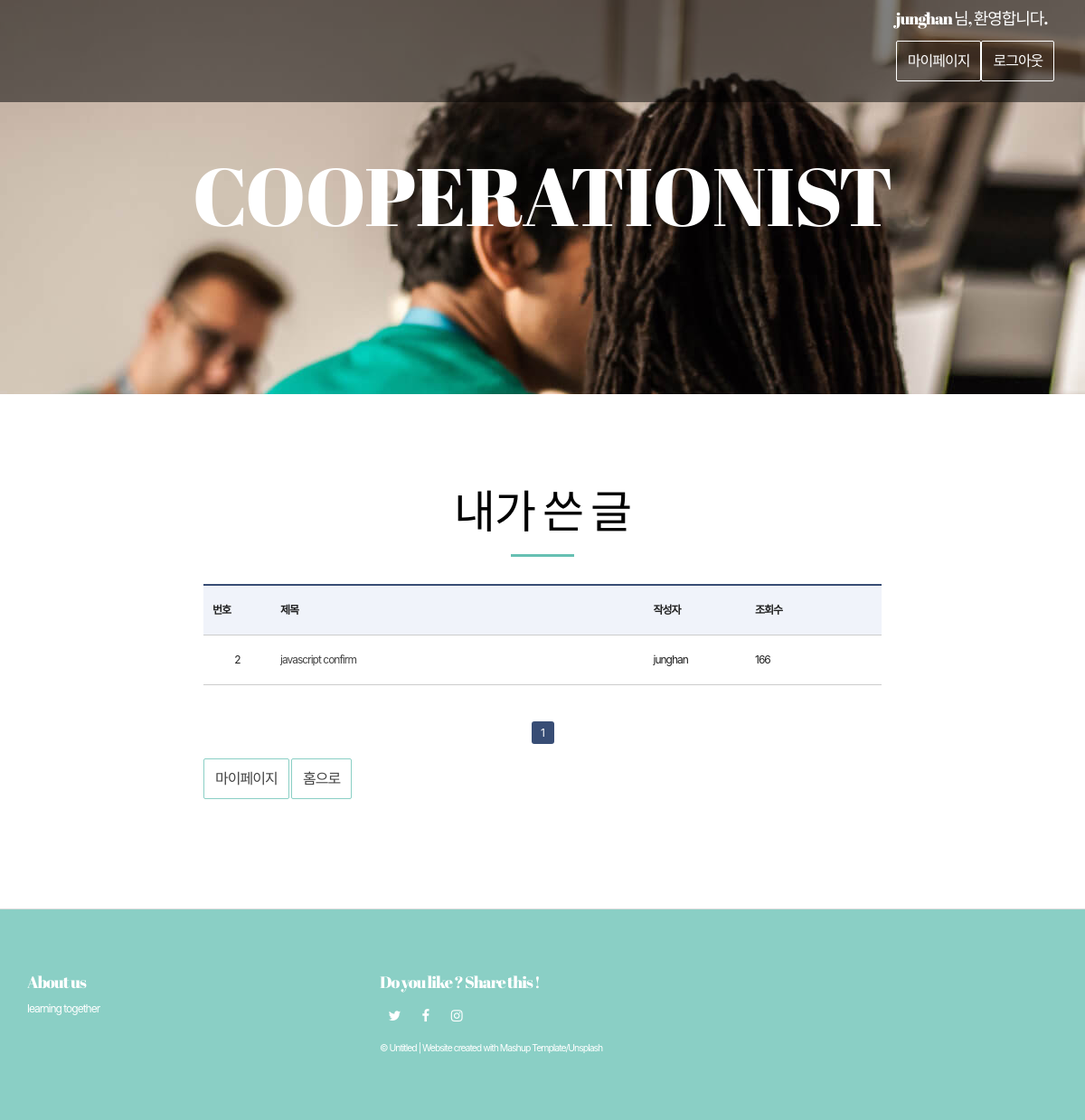
/myWriting/ (signed in), run on an earlier commit of the app's database.
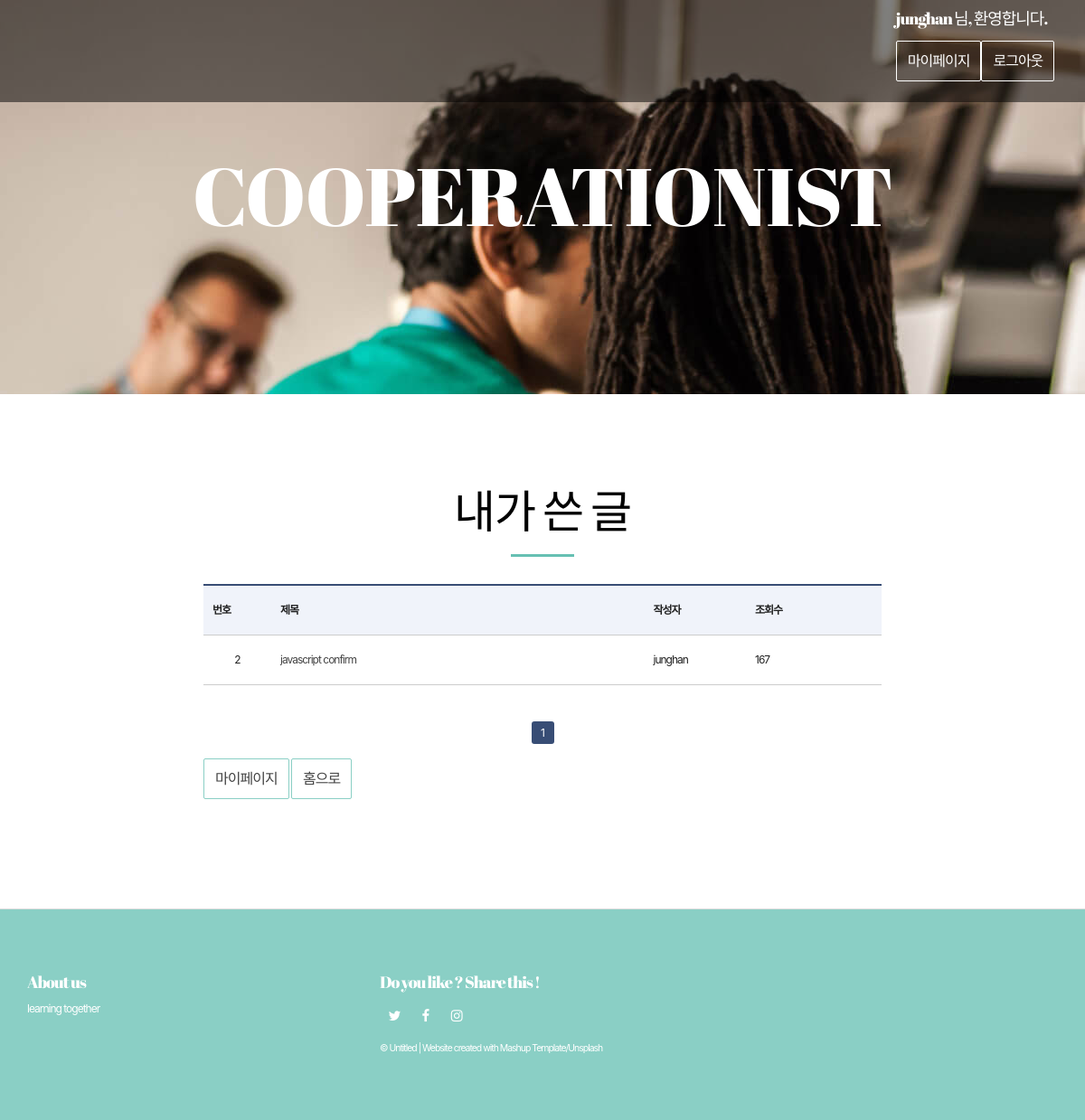
And on a later commit of the database.
### web01/models.py (models this page shows)
class Content(models.Model):
    objects = models.Manager()
    title = models.CharField(max_length=105)
    context = models.CharField(max_length=225)
    cnt = models.IntegerField(default=0)
    userId = models.ForeignKey(User, on_delete=models.CASCADE)

class User(models.Model):
    objects = models.Manager()
    user_id = models.CharField(max_length=50)
    password = models.CharField(max_length=50)

### web01/views.py (the view)
# urls.py: re_path(r'myWriting/$', views.myWriting, name="myWriting"),
def myWriting(request):
    user = request.session['user']
    user = User.objects.get(user_id=user)
    contents = Content.objects.all().filter(userId=user)
    page = request.GET.get('page',1)
    paginator = Paginator(contents,5)
    page_obj = paginator.get_page(page)
    return render(request, 'web01/myWriting.html', {'contents':page_obj})

### web01/templates/web01/myWriting.html (shortened to what this page needs)
{% extends 'web01/base.html' %}
{% block content %}
<div class="section-container" id="contact-section-container">
    <div class="container contact-form-container">
        <div class="row">
            <div class="col-xs-12 col-md-offset-2 col-md-8">
                <div class="section-container-spacer">
                    <h2 class="text-center">내가 쓴 글</h2>
                </div>
                <table class="bbsListTbl" summary="번호,제목,조회수 등을 제공하는 표">
                    <thead>
                        <tr>
                            <th scope="col">번호</th>
                            <th scope="col">제목</th>
                            <th scope="col">작성자</th>
                            <th scope="col">조회수</th>
                        </tr>
                    </thead>
                    <tbody>
                        {% for content in contents %}
                        <form action="./myArticle/?id={{content.id}}" method="GET">
                            <div name='content'>
                                <tr>
                                    <td>{{ content.id }}</td>
                                    <td class="tit_notice"><a href="./myArticle/?id={{content.id}}">{{content.title}}</a></td>
                                    <td class="tit_notice">{{content.userId.user_id}}</a> </td>
                                    <td class="tit_notice">{{content.cnt}}</a> </td>
                                </tr>
                            </div>
                        </form>
                        {% endfor %}
                    </tbody>
                </table>
			<div class="pagination">
                {% for page_number in contents.paginator.page_range %}
                {% if page_number >= contents.number|add:-3 and page_number <= contents.number|add:3 %}
                    {% if page_number == contents.number %}
                    <a href="./?page={{ page_number }}"><span class="pagenum currentpage">{{page_number}}</span></a>
                    {% else %}
                    <a href="./?page={{ page_number }}"><span class="pagenum ">{{page_number}}</span></a>
                    {% endif %}
                {% endif %}
                {% endfor %}
            </div>
                    <p>
                        <br>
                        <a href="{%url 'myPage'%}" class="btn btn-default">마이페이지</a>
                        <a href="{%url 'index'%}" class="btn btn-default">홈으로</a>
                    </p>
            </div>
        </div>
    </div>
</div>
{% endblock %}

What changed in the data, as far as the page shows it:
changed Content "javascript confirm": cnt "166" → "167"
